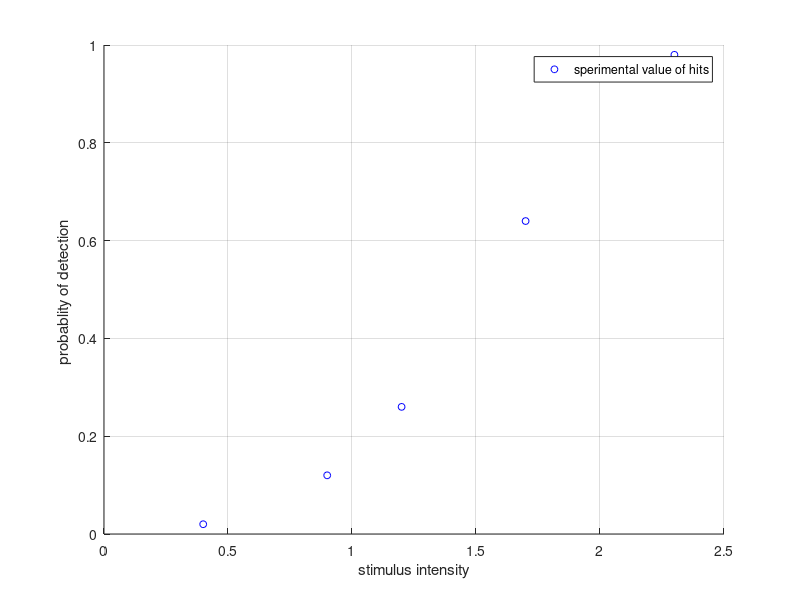
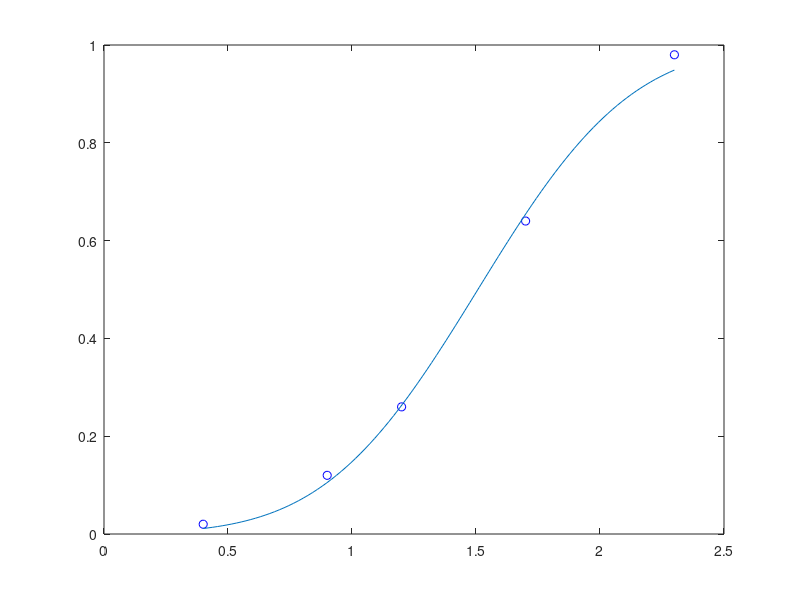

These figures' MATLAB source, in order: (Note: this script raises an error after producing the figures.)
%%Homework1-part3
clear
clc
format short;  

%mu =0;
%sigma =1;
%ex = ['Ex1) moderate criterion' 'Ex2) conservative criterion' 'Ex3) lax criterion'];
IL = 1:5; %five intensiy levels
x = [0.4 0.9 1.2 1.7 2.3];%<-- CRITERION (ALSO C or Beta)to modify to change the observer attitude! 
N = length(x);
dn = fitdist(x','Normal');
%pd = fitdist(x,distname,Name,Value) creates the probability distribution object with additional options specified by one or more name-value pair arguments. 
%For example, you can indicate censored data or specify control parameters for the iterative fitting algorithm.
%
mu = mean(dn);
sigma = std(dn);
n =50
H = [1 6 13  32 49]; %P(hit)  = 'yes' rate
P_H = H/n;

IL = 1:5;
disp(' Int Lev   Intensity     P(Hit)   P(Miss)   ')
disp ([IL' x' P_H' (1-P_H)'])


figure(1)
hold on
scatter(x,P_H,25,'b','o')
xlabel('stimulus intensity')
ylabel('probablity of detection ')
legend('sperimental value of hits')
grid on

fcn = @(b,x) normcdf(x, b(1), b(2)); 
MSE = @(b) norm(P_H - fcn(b,x));   % Norm Residual
B = fminsearch(MSE, [0; 10]);   % Estimate Parameters

% hp, the parameters are the ones that are used in stevens law?
% phi = B(2)*x.^(B(1));

Xplot = linspace(min(x), max(x));
figure(2)
plot(x, P_H, 'bo')
hold on
plot(Xplot, fcn(B,Xplot))
plot(x, phi, 'r')
xlabel('stimulus intensity')
ylabel('probablity of detection ')
%legend('sperimental value of hits', 'data fit','stevens model of perception of stimulus')
legend('sperimental value of hits', 'data fit')
hold off
grid

fcn(1,B)
fcn(2,B)